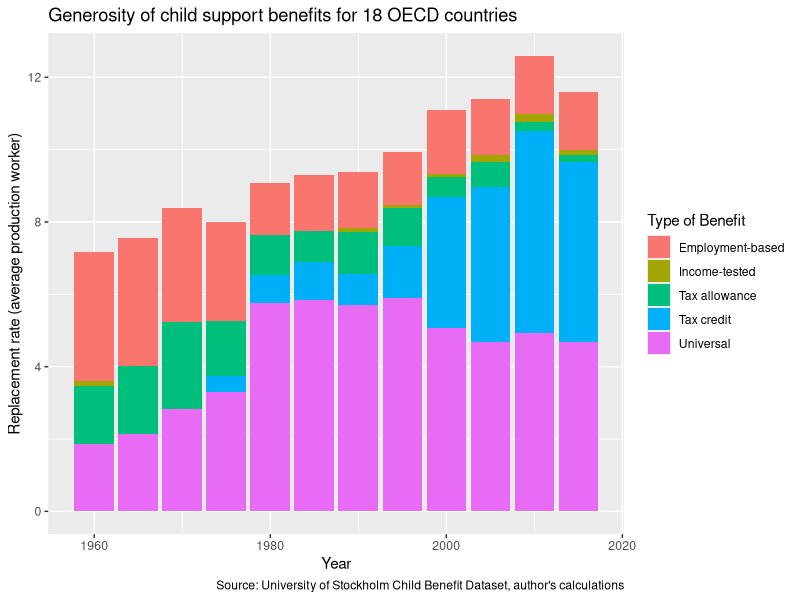

Recreate this plot in R. (Note: this script raises an error after producing the figure.)
library(tidyverse)
library(readxl)

df <- read_excel('CBD data 190507.xlsx')

df %>%
  group_by(Country) %>%
  filter(length(Year)>11) %>%
  ungroup() %>%
  group_by(Year) %>%
  summarise(Universal = mean(`Rr Universal child benefit (apw)`), `Employment-based` = mean(`Rr Empl.-based child benefit (apw)`), `Income-tested` = mean(`Rr Income-tested child benefit (apw)`), `Tax allowance` = mean(`Rr Child tax allowance (apw)`), `Tax credit` = mean(`Rr Child tax credit (apw)`)) %>%
  gather(key='Type',value='Replacement rate (average production worker)',c(`Universal`,`Employment-based`,`Income-tested`,`Tax allowance`,`Tax credit`)) %>%
  ggplot(aes(x=Year,y=`Replacement rate (average production worker)`,fill=Type)) +
  geom_bar(stat='identity') +
  labs(title='Generosity of child support benefits for 18 OECD countries',caption = "Source: University of Stockholm Child Benefit Dataset, author's calculations",fill='Type of Benefit') +
  ggsave('CBD_average_rr.png',width=8,height=5,type='cairo')
